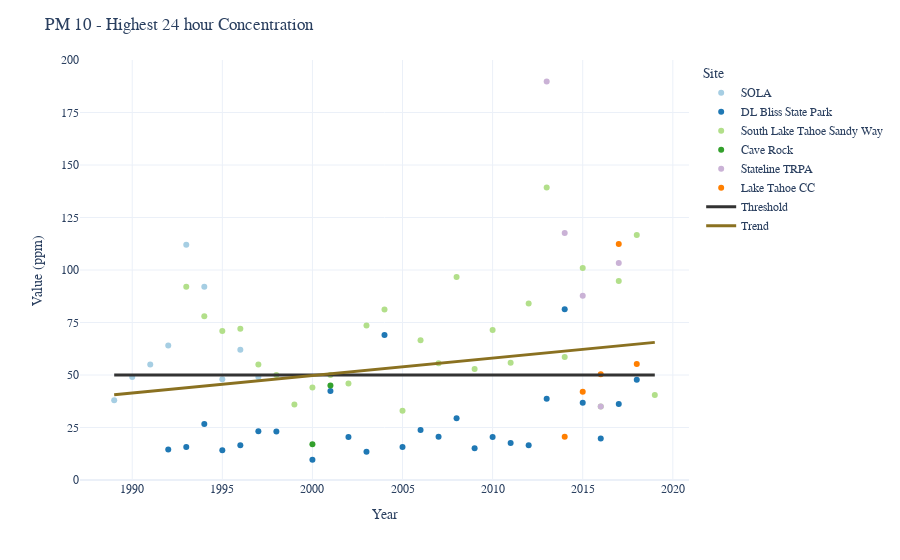

Notebook code for this chart:
### Markdown cell above
## Highest 24-Hour Average Pm10 Concentration

### Code cell
# set indicator
indicator = 'PM10 - HIGH 24 HR'

# limit rows to indicator
df24PM10 = dfAir.loc[dfAir['Indicator'] == indicator]
df24PM10['Threshold Value'] = 50
df = df24PM10

# setup plot
fig = px.scatter(df, x = 'Year', y= 'Value', color='Site', 
                 color_discrete_map=color_discrete_map,
                 hover_data={'Year':False, # remove year from hover data
                             'Value':':.2f'
                             })

fig.update_traces(hovertemplate='<br>%{y:.2f} ppm')


# create threshold line
fig.add_trace(go.Scatter(
    y=df['Threshold Value'],
    x=df['Year'],
    name= "Threshold",
    line=dict(color='#333333', width=3),
    mode='lines',
    hovertemplate='Threshold :<br>%{y:.2f} ppm<extra></extra>'
))


# create trendline
fig2 = px.scatter(df, x = 'Year', y= 'Value', 
                 trendline='ols', trendline_color_override='#8a7121')

# set up trendline trace
trendline = fig2.data[1]

# get ols results
fit_results = px.get_trendline_results(fig2).px_fit_results.iloc[0]
# get beta value
beta = fit_results.params[1]
print("Beta = " + str(fit_results.params[1]))
# add beta value from trend line to data frame
dfAir.loc[dfAir['Indicator'] == indicator, 'Beta'] = fit_results.params[1]

# create variable of beta
slope = dfAir.loc[dfAir['Indicator'] == indicator, 'Beta']

# update trendline
trendline.update(showlegend=True, name="Trend", line_width=3, 
                 customdata=slope, hovertemplate='Trend :<br>%{customdata:.2f}<extra></extra>')

# add to figure
fig.add_trace(trendline)

# set layout
fig.update_layout(title="PM 10 - Highest 24 hour Concentration",
                    font_family=font,
                    template=template,
                    showlegend=True,
                    hovermode="x unified",
                    xaxis = dict(
                        tickmode = 'linear',
                        tick0 = 1985,
                        dtick = 5
                    ),
                    yaxis = dict(
                        tickmode = 'linear',
                        tick0 = 0,
                        dtick = 25,
                        range=[0, 200],
                        title_text='Value (ppm)'
                    )
                  
                 )

# show figure
fig.show()
# save to HTML
fig.write_html(os.path.join(workspace, "AirQuality_24hrPM10.html"))

### Figure 1 — Plotly figure (JSON) as saved in the notebook; plotly's stock layout.template omitted (floating-point values rounded to 4 significant figures)
{"data": [{"customdata": [[1989, 38], [1990, 49], [1991, 55], [1992, 64], [1993, 112], [1994, 92], [1995, 48], [1996, 62], [1997, 49]], "hovertemplate": "<br>%{y:.2f} ppm", "legendgroup": "SOLA", "marker": {"color": "#a6cee3", "symbol": "circle"}, "mode": "markers", "name": "SOLA", "orientation": "v", "showlegend": true, "type": "scatter", "x": [1989, 1990, 1991, 1992, 1993, 1994, 1995, 1996, 1997], "xaxis": "x", "y": [38, 49, 55, 64, 112, 92, 48, 62, 49], "yaxis": "y"}, {"customdata": [[1991, null], [1992, 14.54], [1993, 15.69], [1994, 26.62], [1995, 14.16], [1996, 16.5], [1997, 23.2], [1998, 23.1], [1999, null], [2000, 9.7], [2001, 42.37], [2002, 20.54], [2003, 13.41], [2004, 69.02], [2005, 15.77], [2006, 23.86], [2007, 20.61], [2008, 29.4], [2009, 15.1], [2010, 20.53], [2011, 17.66], [2012, 16.49], [2013, 38.7], [2014, 81.32], [2015, 36.73], [2016, 19.78], [2017, 36.23], [2018, 47.7], [2019, null]], "hovertemplate": "<br>%{y:.2f} ppm", "legendgroup": "DL Bliss State Park", "marker": {"color": "#1f78b4", "symbol": "circle"}, "mode": "markers", "name": "DL Bliss State Park", "orientation": "v", "showlegend": true, "type": "scatter", "x": [1991, 1992, 1993, 1994, 1995, 1996, 1997, 1998, 1999, 2000, 2001, 2002, 2003, 2004, 2005, 2006, 2007, 2008, 2009, 2010, 2011, 2012, 2013, 2014, 2015, 2016, 2017, 2018, 2019], "xaxis": "x", "y": [null, 14.54, 15.69, 26.62, 14.16, 16.5, 23.2, 23.1, null, 9.7, 42.37, 20.54, 13.41, 69.02, 15.77, 23.86, 20.61, 29.4, 15.1, 20.53, 17.66, 16.49, 38.7, 81.32, 36.73, 19.78, 36.23, 47.7, null], "yaxis": "y"}, {"customdata": [[1993, 92], [1994, 78], [1995, 71], [1996, 72], [1997, 55], [1998, 50], [1999, 36], [2000, 44], [2001, 50], [2002, 46], [2003, 73.6], [2004, 81.2], [2005, 33], [2006, 66.6], [2007, 55.6], [2008, 96.7], [2009, 52.8], [2010, 71.4], [2011, 55.8], [2012, 84.1], [2013, 139.3], [2014, 58.6], [2015, 100.9], [2016, 35], [2017, 94.8], [2018, 116.7], [2019, 40.5]], "hovertemplate": "<br>%{y:.2f} ppm", "legendgroup": "South Lake Tahoe Sandy Way", "marker": {"color": "#b2df8a", "symbol": "circle"}, "mode": "markers", "name": "South Lake Tahoe Sandy Way", "orientation": "v", "showlegend": true, "type": "scatter", "x": [1993, 1994, 1995, 1996, 1997, 1998, 1999, 2000, 2001, 2002, 2003, 2004, 2005, 2006, 2007, 2008, 2009, 2010, 2011, 2012, 2013, 2014, 2015, 2016, 2017, 2018, 2019], "xaxis": "x", "y": [92, 78, 71, 72, 55, 50, 36, 44, 50, 46, 73.6, 81.2, 33, 66.6, 55.6, 96.7, 52.8, 71.4, 55.8, 84.1, 139.3, 58.6, 100.9, 35, 94.8, 116.7, 40.5], "yaxis": "y"}, {"customdata": [[2000, 17], [2001, 45]], "hovertemplate": "<br>%{y:.2f} ppm", "legendgroup": "Cave Rock", "marker": {"color": "#33a02c", "symbol": "circle"}, "mode": "markers", "name": "Cave Rock", "orientation": "v", "showlegend": true, "type": "scatter", "x": [2000, 2001], "xaxis": "x", "y": [17, 45], "yaxis": "y"}, {"customdata": [[2013, 189.8], [2014, 117.7], [2015, 87.79], [2016, 34.96], [2017, 103.3]], "hovertemplate": "<br>%{y:.2f} ppm", "legendgroup": "Stateline TRPA", "marker": {"color": "#cab2d6", "symbol": "circle"}, "mode": "markers", "name": "Stateline TRPA", "orientation": "v", "showlegend": true, "type": "scatter", "x": [2013, 2014, 2015, 2016, 2017], "xaxis": "x", "y": [189.8, 117.7, 87.79, 34.96, 103.3], "yaxis": "y"}, {"customdata": [[2014, 20.62], [2015, 42.03], [2016, 50.4], [2017, 112.4], [2018, 55.2]], "hovertemplate": "<br>%{y:.2f} ppm", "legendgroup": "Lake Tahoe CC", "marker": {"color": "#ff7f00", "symbol": "circle"}, "mode": "markers", "name": "Lake Tahoe CC", "orientation": "v", "showlegend": true, "type": "scatter", "x": [2014, 2015, 2016, 2017, 2018], "xaxis": "x", "y": [20.62, 42.03, 50.4, 112.4, 55.2], "yaxis": "y"}, {"hovertemplate": "Threshold :<br>%{y:.2f} ppm<extra></extra>", "line": {"color": "#333333", "width": 3}, "mode": "lines", "name": "Threshold", "type": "scatter", "x": [1989, 1990, 1991, 1991, 1992, 1992, 1993, 1993, 1993, 1994, 1994, 1994, 1995, 1995, 1995, 1996, 1996, 1996, 1997, 1997, 1997, 1998, 1998, 1999, 1999, 2000, 2000, 2000, 2001, 2001, 2001, 2002, 2002, 2003, 2003, 2004, 2004, 2005, 2005, 2006, 2006, 2007, 2007, 2008, 2008, 2009, 2009, 2010, 2010, 2011, 2011, 2012, 2012, 2013, 2013, 2013, 2014, 2014, 2014, 2014, 2015, 2015, 2015, 2015, 2016, 2016, 2016, 2016, 2017, 2017, 2017, 2017, 2018, 2018, 2018, 2019, 2019], "y": [50, 50, 50, 50, 50, 50, 50, 50, 50, 50, 50, 50, 50, 50, 50, 50, 50, 50, 50, 50, 50, 50, 50, 50, 50, 50, 50, 50, 50, 50, 50, 50, 50, 50, 50, 50, 50, 50, 50, 50, 50, 50, 50, 50, 50, 50, 50, 50, 50, 50, 50, 50, 50, 50, 50, 50, 50, 50, 50, 50, 50, 50, 50, 50, 50, 50, 50, 50, 50, 50, 50, 50, 50, 50, 50, 50, 50]}, {"customdata": [0.8324, 0.8324, 0.8324, 0.8324, 0.8324, 0.8324, 0.8324, 0.8324, 0.8324, 0.8324, 0.8324, 0.8324, 0.8324, 0.8324, 0.8324, 0.8324, 0.8324, 0.8324, 0.8324, 0.8324, 0.8324, 0.8324, 0.8324, 0.8324, 0.8324, 0.8324, 0.8324, 0.8324, 0.8324, 0.8324, 0.8324, 0.8324, 0.8324, 0.8324, 0.8324, 0.8324, 0.8324, 0.8324, 0.8324, 0.8324, 0.8324, 0.8324, 0.8324, 0.8324, 0.8324, 0.8324, 0.8324, 0.8324, 0.8324, 0.8324, 0.8324, 0.8324, 0.8324, 0.8324, 0.8324, 0.8324, 0.8324, 0.8324, 0.8324, 0.8324, 0.8324, 0.8324, 0.8324, 0.8324, 0.8324, 0.8324, 0.8324, 0.8324, 0.8324, 0.8324, 0.8324, 0.8324, 0.8324, 0.8324, 0.8324, 0.8324, 0.8324], "hovertemplate": "Trend :<br>%{customdata:.2f}<extra></extra>", "legendgroup": "", "line": {"color": "#8a7121", "width": 3}, "marker": {"color": "#636efa", "symbol": "circle"}, "mode": "lines", "name": "Trend", "showlegend": true, "type": "scatter", "x": [1989, 1990, 1991, 1992, 1992, 1993, 1993, 1993, 1994, 1994, 1994, 1995, 1995, 1995, 1996, 1996, 1996, 1997, 1997, 1997, 1998, 1998, 1999, 2000, 2000, 2000, 2001, 2001, 2001, 2002, 2002, 2003, 2003, 2004, 2004, 2005, 2005, 2006, 2006, 2007, 2007, 2008, 2008, 2009, 2009, 2010, 2010, 2011, 2011, 2012, 2012, 2013, 2013, 2013, 2014, 2014, 2014, 2014, 2015, 2015, 2015, 2015, 2016, 2016, 2016, 2016, 2017, 2017, 2017, 2017, 2018, 2018, 2018, 2019], "xaxis": "x", "y": [40.56, 41.39, 42.22, 43.06, 43.06, 43.89, 43.89, 43.89, 44.72, 44.72, 44.72, 45.55, 45.55, 45.55, 46.39, 46.39, 46.39, 47.22, 47.22, 47.22, 48.05, 48.05, 48.88, 49.72, 49.72, 49.72, 50.55, 50.55, 50.55, 51.38, 51.38, 52.21, 52.21, 53.05, 53.05, 53.88, 53.88, 54.71, 54.71, 55.54, 55.54, 56.38, 56.38, 57.21, 57.21, 58.04, 58.04, 58.87, 58.87, 59.7, 59.7, 60.54, 60.54, 60.54, 61.37, 61.37, 61.37, 61.37, 62.2, 62.2, 62.2, 62.2, 63.03, 63.03, 63.03, 63.03, 63.87, 63.87, 63.87, 63.87, 64.7, 64.7, 64.7, 65.53], "yaxis": "y"}], "layout": {"font": {"family": "Calibri"}, "hovermode": "x unified", "legend": {"title": {"text": "Site"}, "tracegroupgap": 0}, "margin": {"t": 60}, "showlegend": true, "title": {"text": "PM 10 - Highest 24 hour Concentration"}, "xaxis": {"anchor": "y", "domain": [0, 1], "dtick": 5, "tick0": 1985, "tickmode": "linear", "title": {"text": "Year"}}, "yaxis": {"anchor": "x", "domain": [0, 1], "dtick": 25, "range": [0, 200], "tick0": 0, "tickmode": "linear", "title": {"text": "Value (ppm)"}}}}
